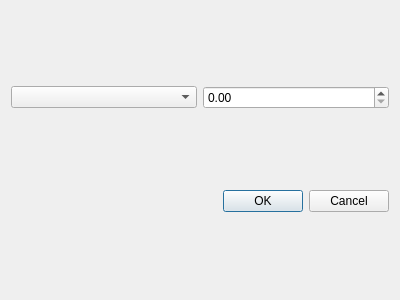
<?xml version="1.0" encoding="UTF-8"?>
<ui version="4.0">
 <class>NouvelleRessourceMonstre</class>
 <widget class="QDialog" name="NouvelleRessourceMonstre">
  <property name="geometry">
   <rect>
    <x>0</x>
    <y>0</y>
    <width>400</width>
    <height>300</height>
   </rect>
  </property>
  <property name="windowTitle">
   <string>Dialog</string>
  </property>
  <layout class="QVBoxLayout" name="verticalLayout">
   <item>
    <layout class="QHBoxLayout" name="layout_ress">
     <item>
      <widget class="QComboBox" name="select_ressource"/>
     </item>
     <item>
      <widget class="QDoubleSpinBox" name="proba_ressource"/>
     </item>
    </layout>
   </item>
   <item>
    <widget class="QDialogButtonBox" name="buttonBox">
     <property name="orientation">
      <enum>Qt::Horizontal</enum>
     </property>
     <property name="standardButtons">
      <set>QDialogButtonBox::Cancel|QDialogButtonBox::Ok</set>
     </property>
    </widget>
   </item>
  </layout>
 </widget>
 <resources/>
 <connections>
  <connection>
   <sender>buttonBox</sender>
   <signal>accepted()</signal>
   <receiver>NouvelleRessourceMonstre</receiver>
   <slot>accept()</slot>
   <hints>
    <hint type="sourcelabel">
     <x>248</x>
     <y>254</y>
    </hint>
    <hint type="destinationlabel">
     <x>157</x>
     <y>274</y>
    </hint>
   </hints>
  </connection>
  <connection>
   <sender>buttonBox</sender>
   <signal>rejected()</signal>
   <receiver>NouvelleRessourceMonstre</receiver>
   <slot>reject()</slot>
   <hints>
    <hint type="sourcelabel">
     <x>316</x>
     <y>260</y>
    </hint>
    <hint type="destinationlabel">
     <x>286</x>
     <y>274</y>
    </hint>
   </hints>
  </connection>
 </connections>
</ui>
